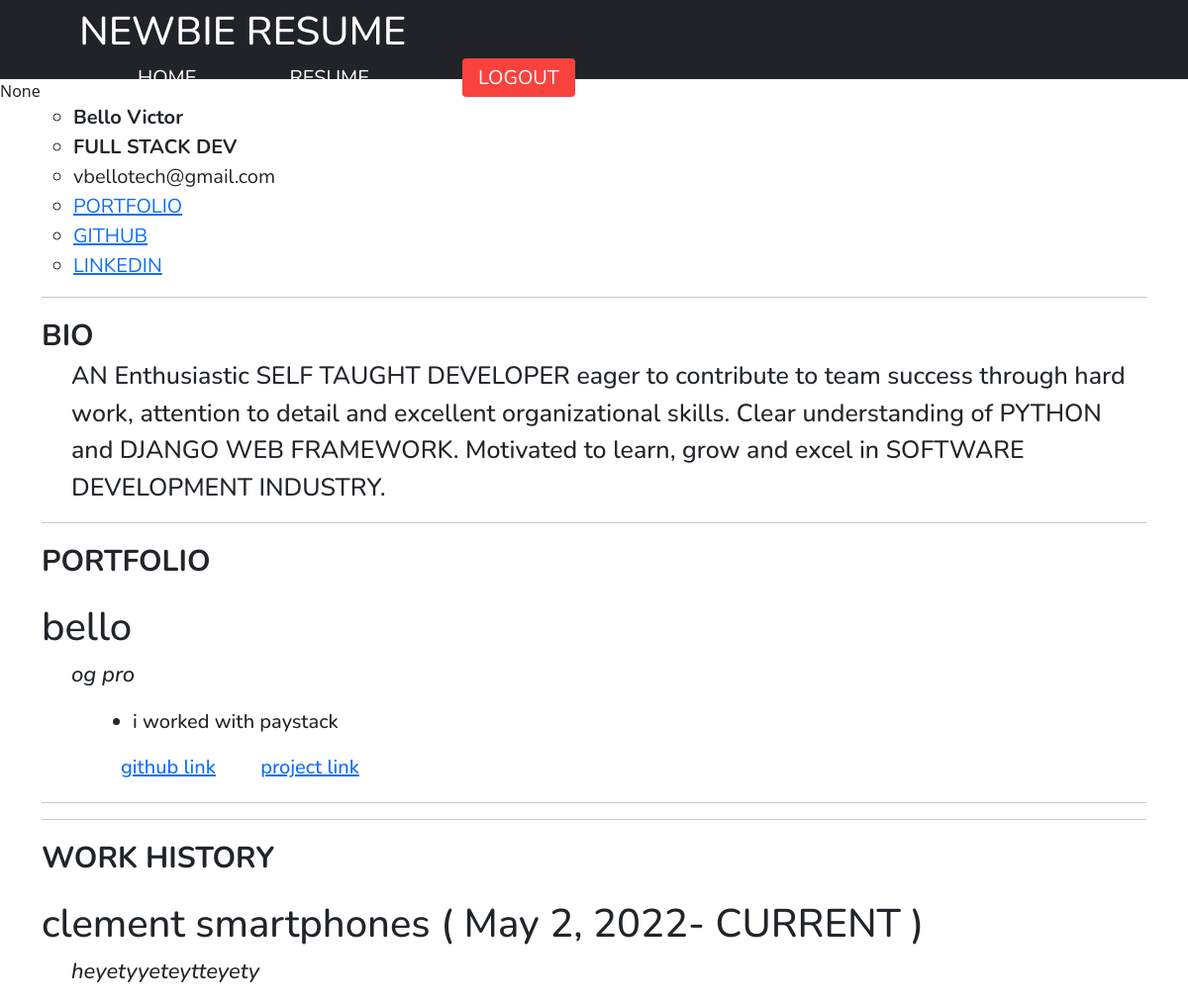
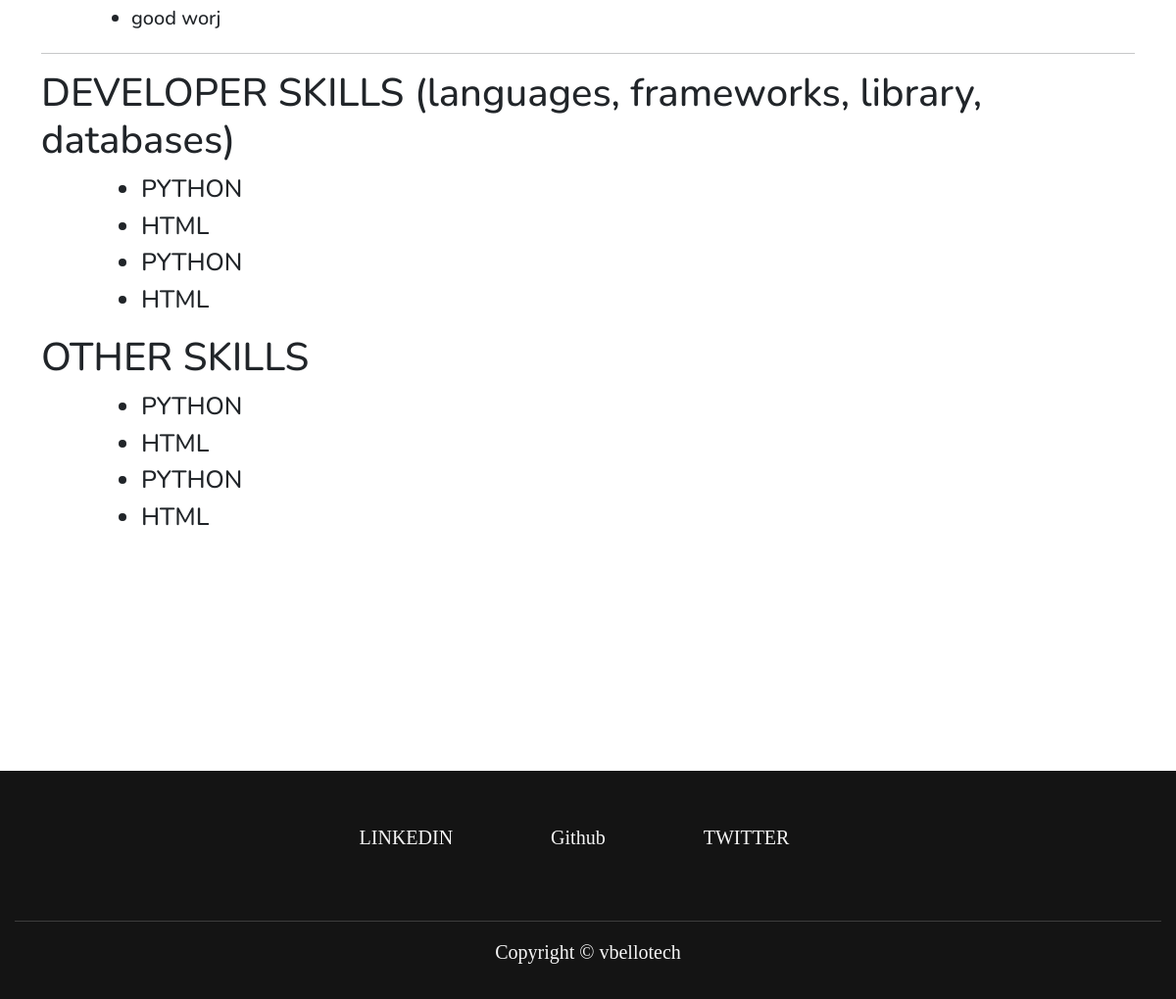
The app's page /resume/vbelloresume/FULL STACK DEV/6qgkaqxovaxomtql0g7k/ with its own data (2 pictures, top to bottom).
### resume/models.py (models this page shows, shortened)
class Resume(models.Model):
    user = models.ForeignKey('auth.user', on_delete=models.CASCADE)
    name = models.CharField(max_length=60)
    resume_link = models.URLField(blank=True, null=True)
    slug = models.SlugField(default=create_code())

class Userprofile(models.Model):
    user = models.OneToOneField('auth.user', on_delete=models.CASCADE)
    phone = PhoneNumberField(blank=True, null=True)
    bio = models.TextField(blank=True, null=True)
    portfolio = models.URLField(blank=True, null=True)
    github = models.URLField(blank=True, null=True)
    linkedin = models.URLField(blank=True, null=True)
    has_profile = models.BooleanField(default=False, blank=True, null=True)
    created_date = models.DateTimeField(default=timezone.now)

class Project(models.Model):
    user = models.ForeignKey('auth.user', on_delete=models.CASCADE)
    resume = models.ForeignKey('Resume', related_name="resume", null=True, on_delete=models.CASCADE)
    name = models.CharField(max_length=60)
    description = models.CharField(max_length=250, blank=False, null=False)
    github = models.URLField(blank=True, null=True)
    link = models.URLField(blank=True, null=True)
    date_added = models.DateTimeField(default=timezone.now)

class Experience(models.Model):
    project = models.ForeignKey('Project', related_name="project", on_delete=models.CASCADE)
    user = models.ForeignKey('auth.user', related_name="experience_gainer", on_delete=models.CASCADE)
    body = models.CharField(max_length=500, blank=False, null=False)
    date_added = models.DateTimeField(auto_now_add=True)

class Work(models.Model):
    user = models.ForeignKey('auth.user', on_delete=models.CASCADE)
    resume = models.ForeignKey('Resume', related_name="resume_work", null=True, on_delete=models.CASCADE)
    company_name = models.CharField(max_length=300)
    company_description = models.CharField(max_length=250, blank=False, null=False)
    start_date = models.DateField()
    end_date = models.DateField(blank=True, null=True)

class Responsibility(models.Model):
    work = models.ForeignKey('Work', related_name="work", on_delete=models.CASCADE)
    user = models.ForeignKey('auth.user', related_name="responsibilty_owner", on_delete=models.CASCADE)
    body = models.CharField(max_length=500, blank=False, null=False)
    date_added = models.DateTimeField(auto_now_add=True)

### resume/views.py (the view)
# urls.py: path('resume/<str:user>/<str:name>/<str:slug>/', ResumeView.as_view(), name="resume"),
class ResumeView(View, LoginRequiredMixin):
    def get(self, request, user, name, slug,  *args, **kwargs):
        resume = Resume.objects.get(slug=slug, name=name)
        mainuser = User.objects.get(username=resume.user.username)
        userprofile = Userprofile.objects.get(user=resume.user)
        project = Project.objects.filter(resume=resume)
        work = Work.objects.filter(resume=resume)
        context =  {
            'user':mainuser,
            'userp':userprofile,
            'resume':resume,
            'projects':project,
            'works':work
        }
        return render (self.request, 'resume/resumeview.html', context)

### templates/resume/resumeview.html
{% extends 'base.html' %}
{% load static %}
{% block content %}
{{ resume.resume_link }}
<div class="container">
        <div class="developer">
            <ul>
                <li class="dev"><b>{{ user.last_name }} {{ user.first_name }}</b></li>
                <li class="dev"><b>{{ resume.name }}</b></li>
                <li>{{ user.email }} </li>
                <li><a href="{{ userp.portfolio }}">PORTFOLIO</a></li>
                <li><a href="{{ userp.github }}">GITHUB </a></li>
                <li><a href="{{ userp.linkedin }}">LINKEDIN</a></li>
            </ul>
        </div>
<hr>
        <div class="resume">
            <span>BIO</span>
            <p>
                  {{ userp.bio|linebreaksbr	}}
            </p>
        </div>
        <hr>
        {% if projects %}
        <span class="topic">PORTFOLIO</span>
        {% endif %}
        {% for project in projects %}
        <div class="portfolio">
           <h1>{{ project.name }}</h1>
           <p>
                <em>{{ project.description|linebreaksbr	}}</em>
            </p>
            <ul>
                {% for item in project.project.all %}
                <li>{{ item.body }}</li>
                {% endfor%}
            </ul>
            <div class="pr_li">
                <a href="{{ project.github }}">github link</a>
                {% if project.link %}
                <a href="{{ project.link }}">project link</a>
                {% endif %}
            </div>
        </div>
        <hr>
        {% endfor %}
<hr>
        {% if works %}
        <span class="topic">WORK HISTORY</span>
        {% endif %}
        {% for work in works %}
        <div class="portfolio">
            {% if work.end_date %}
            <h1>{{ work.company_name }} ( {{ work.start_date }}-{{ work.end_date }} )</h1>
            {% else %}
            <h1>{{ work.company_name }} ( {{ work.start_date }}- CURRENT )</h1>
            {% endif %}
            <p>
                <em>{{ work.company_description|linebreaksbr	}}</em>
            </p>
            <ul>
                {% for item in work.work.all %}
                <li>{{ item.body }}</li>
                {% endfor%}
            </ul>
        </div>
        <hr>
        {% endfor %}
        <div class="tech">
             <h1>DEVELOPER SKILLS (languages, frameworks, library, databases)</h1>
                <ul>
                    <li>PYTHON</li>
                    <li>HTML</li>
                    <li>PYTHON</li>
                    <li>HTML</li>
                </ul>
        </div>
         <div class="tech">
             <h1>OTHER SKILLS</h1>
                <ul>
                    <li>PYTHON</li>
                    <li>HTML</li>
                    <li>PYTHON</li>
                    <li>HTML</li>
                </ul>
        </div>
    </div>
{% endblock content %}

### static/styling/style.css (style rules this page uses)
:root { --darkgray: #212329; --brightred: #f9423d; --white: #fff; --lightred: #f9433dcc; }
* { box-sizing: border-box; margin: 0; padding: 0; font-family: "Nunito", sans-serif; }
h1 { text-align: center; align-items: center; margin-top: 80px; font-size: 1em; }
.developer { font-size: 20px; }
.developer ul li { list-style: circle; }
.resume span { font-size: 30px; font-weight: 700; }
.topic { font-size: 30px; font-weight: 700; }
.resume p { font-size: 25px; font-weight: 500; margin-left: 30px; }
.portfolio { margin: 20px 0; }
.portfolio h1 { text-align: left; }
.portfolio p { text-align: left; font-size: 22px; font-weight: 500; margin-left: 30px; }
.portfolio ul { text-align: left; font-size: 20px; font-weight: 500; margin-left: 60px; }
.portfolio .pr_li { text-align: left; font-size: 20px; font-weight: 500; margin-left: 80px; }
.portfolio .pr_li a { margin-right: 40px; }
.tech h1 { text-align: left; }
.tech ul { text-align: left; font-size: 25px; font-weight: 500; margin-left: 70px; }

### records on screen
Resume: resume_link "None", name "FULL STACK DEV"
Userprofile: bio "AN Enthusiastic SELF TAUGHT DEVELOPER eager to contribute to team success through hard work, attention to detail and excellent organizational skills. Clear understanding of PYTHON and DJANGO WEB FRAMEWORK. Motivated to learn, grow and excel in SOFTWARE DEVELOPMENT INDUSTRY."
Project: name "bello", description "og pro"
Experience: body "i worked with paystack"
Work: company_name "clement smartphones", start_date "May 2, 2022", company_description "heyetyyeteytteyety"
Responsibility: body "good worj"

### other values on screen
{{ user.last_name }} "Bello"
{{ user.first_name }} "Victor"
{{ user.email }} "vbellotech@gmail.com"
